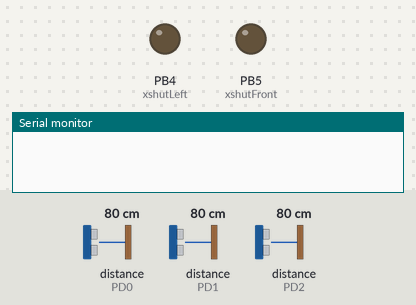
Simulated run of this sketch. Board: STM32 Blue Pill. Parts: output pins drawn as LEDs (lit = HIGH), the last lines printed to the serial monitor. The inputs (shaded band) are chosen by the test bench; at power-on: distance to the obstacle (sensors on PD0, PD1, PD2) 80 cm. Pins used as bus, display or sensor lines are not drawn.

Above: at 0.0 s.
At 7.1 s:
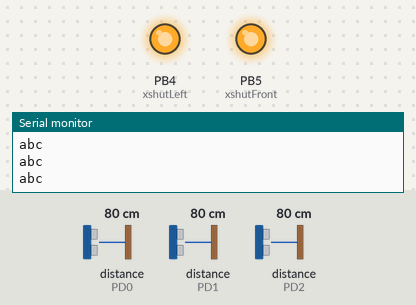
Timing chart, 0 to 8.6 s (numbered marks = the images above):
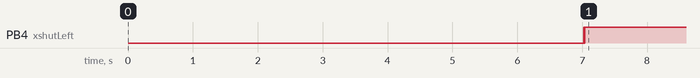

The sketch:

VL53L0X_V2.ino
```cpp
#include<Wire.h>
#include "VL53L0X.h"

//user defined addresses.....j haalda ni hunxa tara 0x7F samma
#define frontAddress 0x30
#define rightAddress 0x31
#define leftAddress 0x32

#define xshutLeft PB4
#define xshutRight PB8
#define xshutFront PB5
//digitalpins arduino ko laagi test handa ..connected to respective xshut pins


#define frameSize 10

VL53L0X sensorFront, sensorRight, sensorLeft;
uint16_t distance[3];

uint16_t distanceOld[3];

uint16_t rollAverage[3][frameSize];


/* I am looking into this, but I want to point out right away that you
  shouldn't drive the XSHUT pins high (they are not 5V tolerant). Instead,
  you can set the Arduino pin back to an input (pinMode(4, INPUT);)
  to allow the sensor board to pull XSHUT up to 2.8 V.
  //Shutdown pins of VL53L0X ACTIVE-LOW-ONLY NO TOLERANT TO 5V will fry them

  https://forum.pololu.com/t/vl53l0x-maximum-sensors-on-i2c-arduino-bus/10845/7?u=oleglyan
  https://forum.pololu.com/t/vl53l0x-address-programming/11395
  https://github.com/pololu/vl53l0x-arduino/issues/1
*/

void setup() {
  delay(2000);
  afio_cfg_debug_ports(AFIO_DEBUG_SW_ONLY);

  pinMode(xshutFront, OUTPUT);
  pinMode(xshutRight, OUTPUT);
  pinMode(xshutLeft, OUTPUT);
  Serial.begin(115200);
  Wire.begin();
  checkDevice();
  setId();

  Serial.println(sensorRight.getAddress(), HEX);
  Serial.println(sensorFront.getAddress(), HEX);
  Serial.println(sensorLeft.getAddress(), HEX);

  sensorFront.init();
  Serial.println("abc");
  sensorLeft.init();
  Serial.println("abc");
  sensorRight.init();
  Serial.println("abc");

  sensorFront.setTimeout(400);
  sensorLeft.setTimeout(400);
  sensorRight.setTimeout(400);
  //
  //
  ////single maa data ramro aako xa tara code chalda chaldai adkiraako xa...data type ko kei problem jasto dekhinxa...tara continous maa ramro sanga chali raako xa tei kura...api
  sensorFront.startContinuous();
  sensorRight.startContinuous();
  sensorLeft.startContinuous();
}


void loop() {
  //checkDevice();
  // Serial.println("abc");
  distance[0] = sensorFront.readRangeContinuousMillimeters();
  distance[1] = sensorRight.readRangeContinuousMillimeters();
  distance[2] = sensorLeft.readRangeContinuousMillimeters();

  distance[0] = 0.97 * distance[0] + 0.03 * distanceOld[0];
  distance[1] = 0.97 * distance[1] + 0.03 * distanceOld[1];
  distance[2] = 0.97 * distance[2] + 0.03 * distanceOld[2];

  //  distance[0] = rollingAverage(distance[0], 0);
  //  distance[1] = rollingAverage(distance[1], 1);
  //  distance[2] = rollingAverage(distance[2], 2);

  distance[0] = ( 0.96f * distance[0] + 0.96f * distance[0]) / 20 ;
  distance[1] = ( 0.96f * distance[1] + 0.96f * distance[1]) / 20 ;
  distance[2] = ( 0.96f * distance[2] + 0.96f * distance[2]) / 20 ;
  Serial.print(distance[0]);  Serial.print("\t");
  Serial.print(distance[1]);  Serial.print("\t"); //euta sensor maa bigreko ho ki dhulo paseko xa tara 80 mm value badi dirako xa ...off set milauna matra lekheko aile
  Serial.println(distance[2]);  //Serial.print("\t");
  //  Serial.print("\t"); Serial.print("\t");  Serial.print("\t");   Serial.print("\t");
  //  Serial.print(rollingAverage(distance[0], 0));  Serial.print("\t");
  //  Serial.print(rollingAverage(distance[1]-80, 1));  Serial.print("\t");
  //  Serial.println(rollingAverage(distance[2], 2));

  distanceOld[0] = distance[0];
  distanceOld[1] = distance[1];
  distanceOld[2] = distance[2];
  //  checkDevice();

}

void setId() {
  //all sensors in reset/(OFF)
  digitalWrite(xshutFront, LOW);
  digitalWrite(xshutRight, LOW);
  digitalWrite(xshutLeft, LOW);
  delay(10);

  // all sensors is ON
  digitalWrite(xshutFront, HIGH);
  digitalWrite(xshutRight, HIGH);
  digitalWrite(xshutLeft, HIGH);
  delay(10);

  // keeping front sensor ON while turning OFF sensors on the LEFT and RIGHT
  digitalWrite(xshutFront, HIGH);
  digitalWrite(xshutRight, LOW);
  digitalWrite(xshutLeft, LOW);
  sensorFront.setAddress(frontAddress); //setting the address (API mai bhako function raixa yo)
  delay(10);
  Serial.println("front done");    //debugging purpose ko laagi print matra haaneyko

  // keeping front sensor and Left sensor ON while turning OFF sensor on the RIGHT
  digitalWrite(xshutLeft, HIGH);
  digitalWrite(xshutRight, LOW);
  delay(10);
  sensorLeft.setAddress(leftAddress);
  delay(10);
  Serial.println("left done");

  digitalWrite(xshutRight, HIGH);
  delay(10);
  sensorRight.setAddress(rightAddress);
  delay(10);
  Serial.println("right done");
}


uint16_t rollingAverage(uint16_t newData, bool sensorNo) {

  for (int8_t i = 0; i < frameSize; i++) {
    rollAverage[sensorNo][i + 1] = rollAverage[sensorNo][i];
  }

  rollAverage[sensorNo][0] = newData;

  for (int8_t i = 0; i < frameSize; i++) {
    newData += rollAverage[sensorNo][i];
  }
  return uint16_t(newData / frameSize);

}

uint16_t distanceFilter() {

}

void checkDevice() {
  Serial.println("STARTING");

  byte error, address;
  int nDevices;

  Serial.println("Scanning...");

  nDevices = 0;
  for (address = 1; address < 127; address++ )
  {
    // The i2c_scanner uses the return value of
    // the Write.endTransmisstion to see if
    // a device did acknowledge to the address.
    Wire.beginTransmission(address);
    error = Wire.endTransmission();

    if (error == 0)
    {
      Serial.print("I2C device found at address 0x");
      if (address < 16)
        Serial.print("0");
      Serial.print(address, HEX);
      Serial.println("  !");

      nDevices++;
    }
    else if (error == 4)
    {
      Serial.print("Unknown error at address 0x");
      if (address < 16)
        Serial.print("0");
      Serial.println(address, HEX);
    }
  }
  if (nDevices == 0)
    Serial.println("No I2C devices found\n");
  else
    Serial.println("done\n");

  delay(5000);           // wait 5 seconds for next scan*/
}
```
